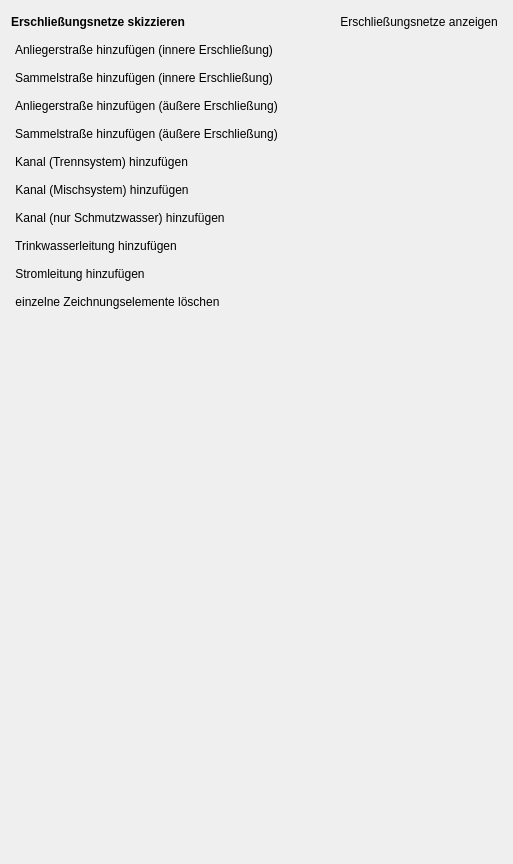
      <widget class="QWidget" name="page">
       <property name="geometry">
        <rect>
         <x>0</x>
         <y>0</y>
         <width>513</width>
         <height>864</height>
        </rect>
       </property>
       <attribute name="label">
        <string>Erschließungsnetze</string>
       </attribute>
       <layout class="QVBoxLayout" name="verticalLayout_2">
        <item>
         <layout class="QHBoxLayout" name="horizontalLayout_2">
          <item>
           <widget class="QLabel" name="label">
            <property name="font">
             <font>
              <weight>75</weight>
              <bold>true</bold>
             </font>
            </property>
            <property name="text">
             <string>Erschließungsnetze skizzieren</string>
            </property>
           </widget>
          </item>
          <item>
           <spacer name="horizontalSpacer">
            <property name="orientation">
             <enum>Qt::Horizontal</enum>
            </property>
            <property name="sizeHint" stdset="0">
             <size>
              <width>40</width>
              <height>20</height>
             </size>
            </property>
           </spacer>
          </item>
          <item>
           <widget class="QPushButton" name="pushButton">
            <property name="sizePolicy">
             <sizepolicy hsizetype="Fixed" vsizetype="Fixed">
              <horstretch>0</horstretch>
              <verstretch>0</verstretch>
             </sizepolicy>
            </property>
            <property name="cursor">
             <cursorShape>PointingHandCursor</cursorShape>
            </property>
            <property name="layoutDirection">
             <enum>Qt::RightToLeft</enum>
            </property>
            <property name="text">
             <string>Erschließungsnetze anzeigen</string>
            </property>
            <property name="icon">
             <iconset>
              <normaloff>../../images/iconset_mob/20190619_iconset_mob_visible_3.png</normaloff>
              <normalon>../../images/iconset_mob/20190619_iconset_mob_visible_2.png</normalon>../../images/iconset_mob/20190619_iconset_mob_visible_3.png</iconset>
            </property>
            <property name="checkable">
             <bool>true</bool>
            </property>
            <property name="flat">
             <bool>true</bool>
            </property>
           </widget>
          </item>
         </layout>
        </item>
        <item>
         <widget class="QPushButton" name="pushButton_47">
          <property name="sizePolicy">
           <sizepolicy hsizetype="Fixed" vsizetype="Fixed">
            <horstretch>0</horstretch>
            <verstretch>0</verstretch>
           </sizepolicy>
          </property>
          <property name="cursor">
           <cursorShape>PointingHandCursor</cursorShape>
          </property>
          <property name="text">
           <string>Anliegerstraße hinzufügen (innere Erschließung)</string>
          </property>
          <property name="icon">
           <iconset>
            <normaloff>../../images/iconset_mob/20190619_iconset_mob_road_residential_inner_1.png</normaloff>
            <normalon>../../images/iconset_mob/20190619_iconset_mob_road_residential_inner_2.png</normalon>../../images/iconset_mob/20190619_iconset_mob_road_residential_inner_1.png</iconset>
          </property>
          <property name="checkable">
           <bool>true</bool>
          </property>
          <property name="autoExclusive">
           <bool>true</bool>
          </property>
          <property name="flat">
           <bool>true</bool>
          </property>
         </widget>
        </item>
        <item>
         <widget class="QPushButton" name="pushButton_50">
          <property name="sizePolicy">
           <sizepolicy hsizetype="Fixed" vsizetype="Fixed">
            <horstretch>0</horstretch>
            <verstretch>0</verstretch>
           </sizepolicy>
          </property>
          <property name="cursor">
           <cursorShape>PointingHandCursor</cursorShape>
          </property>
          <property name="text">
           <string>Sammelstraße hinzufügen (innere Erschließung)</string>
          </property>
          <property name="icon">
           <iconset>
            <normaloff>../../images/iconset_mob/20190619_iconset_mob_road_collector_inner_1.png</normaloff>
            <normalon>../../images/iconset_mob/20190619_iconset_mob_road_collector_inner_2.png</normalon>../../images/iconset_mob/20190619_iconset_mob_road_collector_inner_1.png</iconset>
          </property>
          <property name="checkable">
           <bool>true</bool>
          </property>
          <property name="autoExclusive">
           <bool>true</bool>
          </property>
          <property name="flat">
           <bool>true</bool>
          </property>
         </widget>
        </item>
        <item>
         <widget class="QPushButton" name="pushButton_45">
          <property name="sizePolicy">
           <sizepolicy hsizetype="Fixed" vsizetype="Fixed">
            <horstretch>0</horstretch>
            <verstretch>0</verstretch>
           </sizepolicy>
          </property>
          <property name="cursor">
           <cursorShape>PointingHandCursor</cursorShape>
          </property>
          <property name="text">
           <string>Anliegerstraße hinzufügen (äußere Erschließung)</string>
          </property>
          <property name="icon">
           <iconset>
            <normaloff>../../images/iconset_mob/20190619_iconset_mob_road_residential_inner_1.png</normaloff>
            <normalon>../../images/iconset_mob/20190619_iconset_mob_road_residential_inner_2.png</normalon>../../images/iconset_mob/20190619_iconset_mob_road_residential_inner_1.png</iconset>
          </property>
          <property name="checkable">
           <bool>true</bool>
          </property>
          <property name="autoExclusive">
           <bool>true</bool>
          </property>
          <property name="flat">
           <bool>true</bool>
          </property>
         </widget>
        </item>
        <item>
         <widget class="QPushButton" name="pushButton_49">
          <property name="sizePolicy">
           <sizepolicy hsizetype="Fixed" vsizetype="Fixed">
            <horstretch>0</horstretch>
            <verstretch>0</verstretch>
           </sizepolicy>
          </property>
          <property name="cursor">
           <cursorShape>PointingHandCursor</cursorShape>
          </property>
          <property name="text">
           <string>Sammelstraße hinzufügen (äußere Erschließung)</string>
          </property>
          <property name="icon">
           <iconset>
            <normaloff>../../images/iconset_mob/20190619_iconset_mob_road_collector_inner_1.png</normaloff>
            <normalon>../../images/iconset_mob/20190619_iconset_mob_road_collector_inner_2.png</normalon>../../images/iconset_mob/20190619_iconset_mob_road_collector_inner_1.png</iconset>
          </property>
          <property name="checkable">
           <bool>true</bool>
          </property>
          <property name="autoExclusive">
           <bool>true</bool>
          </property>
          <property name="flat">
           <bool>true</bool>
          </property>
         </widget>
        </item>
        <item>
         <widget class="QPushButton" name="pushButton_44">
          <property name="sizePolicy">
           <sizepolicy hsizetype="Fixed" vsizetype="Fixed">
            <horstretch>0</horstretch>
            <verstretch>0</verstretch>
           </sizepolicy>
          </property>
          <property name="cursor">
           <cursorShape>PointingHandCursor</cursorShape>
          </property>
          <property name="text">
           <string>Kanal (Trennsystem) hinzufügen</string>
          </property>
          <property name="icon">
           <iconset>
            <normaloff>../../images/iconset_mob/20190619_iconset_mob_canal_seperate_1.png</normaloff>
            <normalon>../../images/iconset_mob/20190619_iconset_mob_canal_seperate_2.png</normalon>../../images/iconset_mob/20190619_iconset_mob_canal_seperate_1.png</iconset>
          </property>
          <property name="checkable">
           <bool>true</bool>
          </property>
          <property name="autoExclusive">
           <bool>true</bool>
          </property>
          <property name="flat">
           <bool>true</bool>
          </property>
         </widget>
        </item>
        <item>
         <widget class="QPushButton" name="pushButton_42">
          <property name="sizePolicy">
           <sizepolicy hsizetype="Fixed" vsizetype="Fixed">
            <horstretch>0</horstretch>
            <verstretch>0</verstretch>
           </sizepolicy>
          </property>
          <property name="cursor">
           <cursorShape>PointingHandCursor</cursorShape>
          </property>
          <property name="text">
           <string>Kanal (Mischsystem) hinzufügen</string>
          </property>
          <property name="icon">
           <iconset>
            <normaloff>../../images/iconset_mob/20190619_iconset_mob_canal_combined_1.png</normaloff>
            <normalon>../../images/iconset_mob/20190619_iconset_mob_canal_combined_2.png</normalon>../../images/iconset_mob/20190619_iconset_mob_canal_combined_1.png</iconset>
          </property>
          <property name="checkable">
           <bool>true</bool>
          </property>
          <property name="autoExclusive">
           <bool>true</bool>
          </property>
          <property name="flat">
           <bool>true</bool>
          </property>
         </widget>
        </item>
        <item>
         <widget class="QPushButton" name="pushButton_43">
          <property name="sizePolicy">
           <sizepolicy hsizetype="Fixed" vsizetype="Fixed">
            <horstretch>0</horstretch>
            <verstretch>0</verstretch>
           </sizepolicy>
          </property>
          <property name="cursor">
           <cursorShape>PointingHandCursor</cursorShape>
          </property>
          <property name="text">
           <string>Kanal (nur Schmutzwasser) hinzufügen</string>
          </property>
          <property name="icon">
           <iconset>
            <normaloff>../../images/iconset_mob/20190619_iconset_mob_canal_sewage_1.png</normaloff>
            <normalon>../../images/iconset_mob/20190619_iconset_mob_canal_sewage_2.png</normalon>../../images/iconset_mob/20190619_iconset_mob_canal_sewage_1.png</iconset>
          </property>
          <property name="checkable">
           <bool>true</bool>
          </property>
          <property name="autoExclusive">
           <bool>true</bool>
          </property>
          <property name="flat">
           <bool>true</bool>
          </property>
         </widget>
        </item>
        <item>
         <widget class="QPushButton" name="pushButton_48">
          <property name="sizePolicy">
           <sizepolicy hsizetype="Fixed" vsizetype="Fixed">
            <horstretch>0</horstretch>
            <verstretch>0</verstretch>
           </sizepolicy>
          </property>
          <property name="cursor">
           <cursorShape>PointingHandCursor</cursorShape>
          </property>
          <property name="text">
           <string>Trinkwasserleitung hinzufügen</string>
          </property>
          <property name="icon">
           <iconset>
            <normaloff>../../images/iconset_mob/20190619_iconset_mob_canal_potable_1.png</normaloff>
            <normalon>../../images/iconset_mob/20190619_iconset_mob_canal_potable_2.png</normalon>../../images/iconset_mob/20190619_iconset_mob_canal_potable_1.png</iconset>
          </property>
          <property name="checkable">
           <bool>true</bool>
          </property>
          <property name="autoExclusive">
           <bool>true</bool>
          </property>
          <property name="flat">
           <bool>true</bool>
          </property>
         </widget>
        </item>
        <item>
         <widget class="QPushButton" name="pushButton_46">
          <property name="sizePolicy">
           <sizepolicy hsizetype="Fixed" vsizetype="Fixed">
            <horstretch>0</horstretch>
            <verstretch>0</verstretch>
           </sizepolicy>
          </property>
          <property name="cursor">
           <cursorShape>PointingHandCursor</cursorShape>
          </property>
          <property name="text">
           <string>Stromleitung hinzufügen</string>
          </property>
          <property name="icon">
           <iconset>
            <normaloff>../../images/iconset_mob/20190619_iconset_mob_powerline_1.png</normaloff>
            <normalon>../../images/iconset_mob/20190619_iconset_mob_powerline_2.png</normalon>../../images/iconset_mob/20190619_iconset_mob_powerline_1.png</iconset>
          </property>
          <property name="checkable">
           <bool>true</bool>
          </property>
          <property name="autoExclusive">
           <bool>true</bool>
          </property>
          <property name="flat">
           <bool>true</bool>
          </property>
         </widget>
        </item>
        <item>
         <widget class="QPushButton" name="pushButton_41">
          <property name="sizePolicy">
           <sizepolicy hsizetype="Fixed" vsizetype="Fixed">
            <horstretch>0</horstretch>
            <verstretch>0</verstretch>
           </sizepolicy>
          </property>
          <property name="cursor">
           <cursorShape>PointingHandCursor</cursorShape>
          </property>
          <property name="text">
           <string>einzelne Zeichnungselemente löschen</string>
          </property>
          <property name="icon">
           <iconset>
            <normaloff>../../images/iconset_mob/20190619_iconset_mob_delete_3.png</normaloff>
            <normalon>../../images/iconset_mob/20190619_iconset_mob_delete_2.png</normalon>../../images/iconset_mob/20190619_iconset_mob_delete_3.png</iconset>
          </property>
          <property name="checkable">
           <bool>true</bool>
          </property>
          <property name="autoExclusive">
           <bool>true</bool>
          </property>
          <property name="flat">
           <bool>true</bool>
          </property>
         </widget>
        </item>
        <item>
         <spacer name="verticalSpacer">
          <property name="orientation">
           <enum>Qt::Vertical</enum>
          </property>
          <property name="sizeHint" stdset="0">
           <size>
            <width>20</width>
            <height>40</height>
           </size>
          </property>
         </spacer>
        </item>
       </layout>
      </widget>
